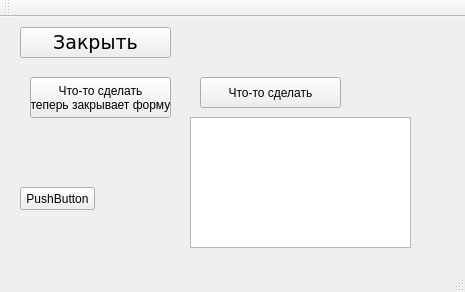
<?xml version="1.0" encoding="UTF-8"?>
<ui version="4.0">
 <class>MainWindow</class>
 <widget class="QMainWindow" name="MainWindow">
  <property name="geometry">
   <rect>
    <x>0</x>
    <y>0</y>
    <width>465</width>
    <height>292</height>
   </rect>
  </property>
  <property name="windowTitle">
   <string>MainWindow</string>
  </property>
  <widget class="QWidget" name="centralWidget">
   <widget class="QPushButton" name="pushButton">
    <property name="geometry">
     <rect>
      <x>20</x>
      <y>10</y>
      <width>151</width>
      <height>31</height>
     </rect>
    </property>
    <property name="font">
     <font>
      <family>Verdana</family>
      <pointsize>14</pointsize>
     </font>
    </property>
    <property name="text">
     <string>Закрыть</string>
    </property>
   </widget>
   <widget class="QPushButton" name="setAnyDoAction">
    <property name="geometry">
     <rect>
      <x>30</x>
      <y>60</y>
      <width>141</width>
      <height>41</height>
     </rect>
    </property>
    <property name="text">
     <string>Что-то сделать 
теперь закрывает форму</string>
    </property>
   </widget>
   <widget class="QPushButton" name="anyDo">
    <property name="geometry">
     <rect>
      <x>200</x>
      <y>60</y>
      <width>141</width>
      <height>31</height>
     </rect>
    </property>
    <property name="text">
     <string>Что-то сделать</string>
    </property>
   </widget>
   <widget class="QListWidget" name="log">
    <property name="geometry">
     <rect>
      <x>190</x>
      <y>100</y>
      <width>221</width>
      <height>131</height>
     </rect>
    </property>
   </widget>
   <widget class="QPushButton" name="pushButton_2">
    <property name="geometry">
     <rect>
      <x>20</x>
      <y>170</y>
      <width>75</width>
      <height>23</height>
     </rect>
    </property>
    <property name="text">
     <string>PushButton</string>
    </property>
   </widget>
  </widget>
  <widget class="QMenuBar" name="menuBar">
   <property name="geometry">
    <rect>
     <x>0</x>
     <y>0</y>
     <width>465</width>
     <height>21</height>
    </rect>
   </property>
  </widget>
  <widget class="QToolBar" name="mainToolBar">
   <attribute name="toolBarArea">
    <enum>TopToolBarArea</enum>
   </attribute>
   <attribute name="toolBarBreak">
    <bool>false</bool>
   </attribute>
  </widget>
  <widget class="QStatusBar" name="statusBar"/>
 </widget>
 <layoutdefault spacing="6" margin="11"/>
 <resources/>
 <connections>
  <connection>
   <sender>pushButton</sender>
   <signal>clicked()</signal>
   <receiver>MainWindow</receiver>
   <slot>close()</slot>
   <hints>
    <hint type="sourcelabel">
     <x>120</x>
     <y>64</y>
    </hint>
    <hint type="destinationlabel">
     <x>233</x>
     <y>58</y>
    </hint>
   </hints>
  </connection>
 </connections>
</ui>
